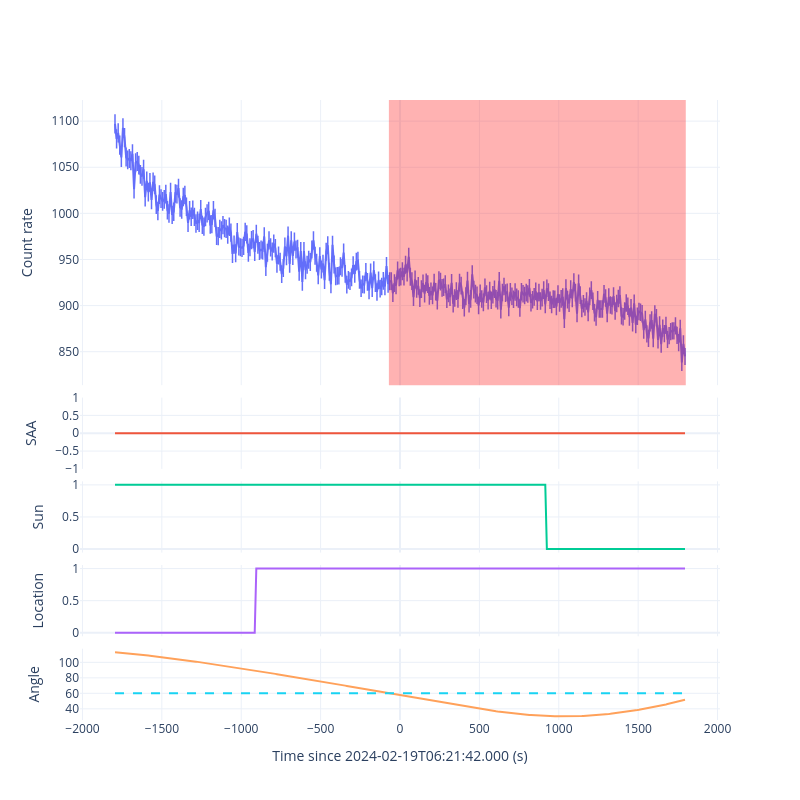
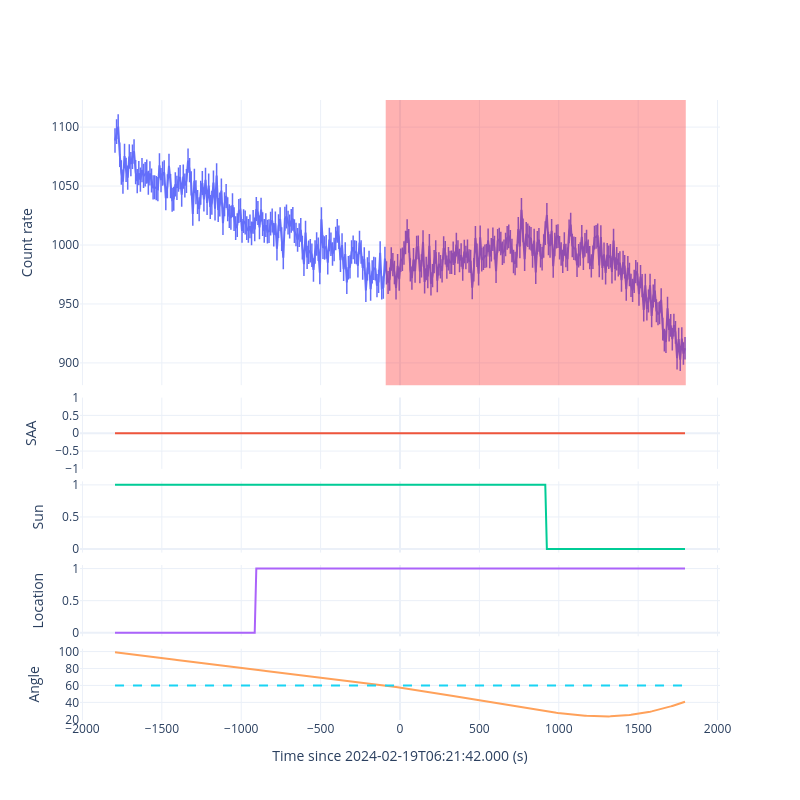
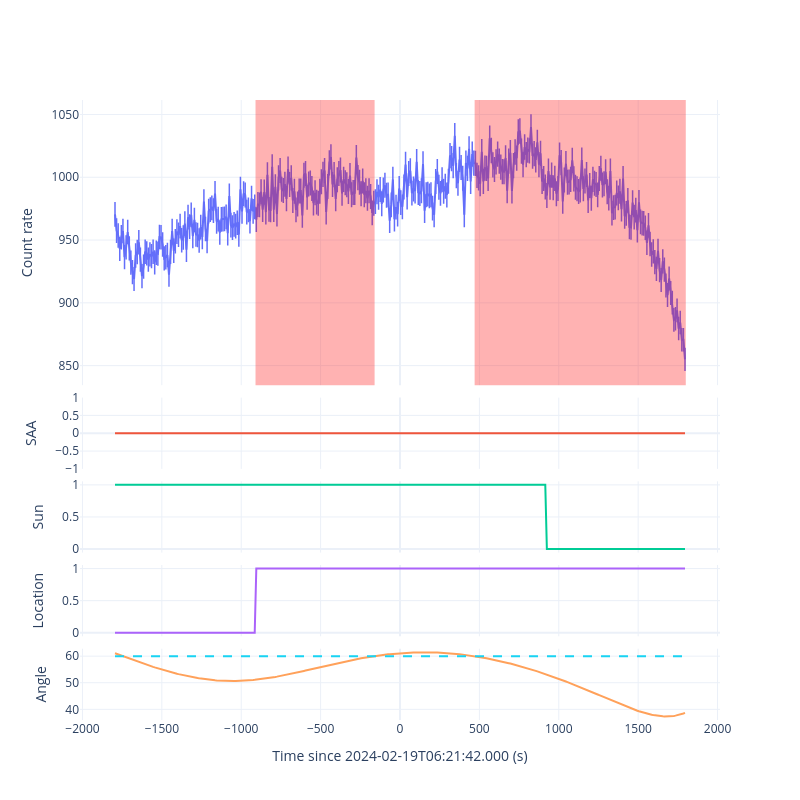
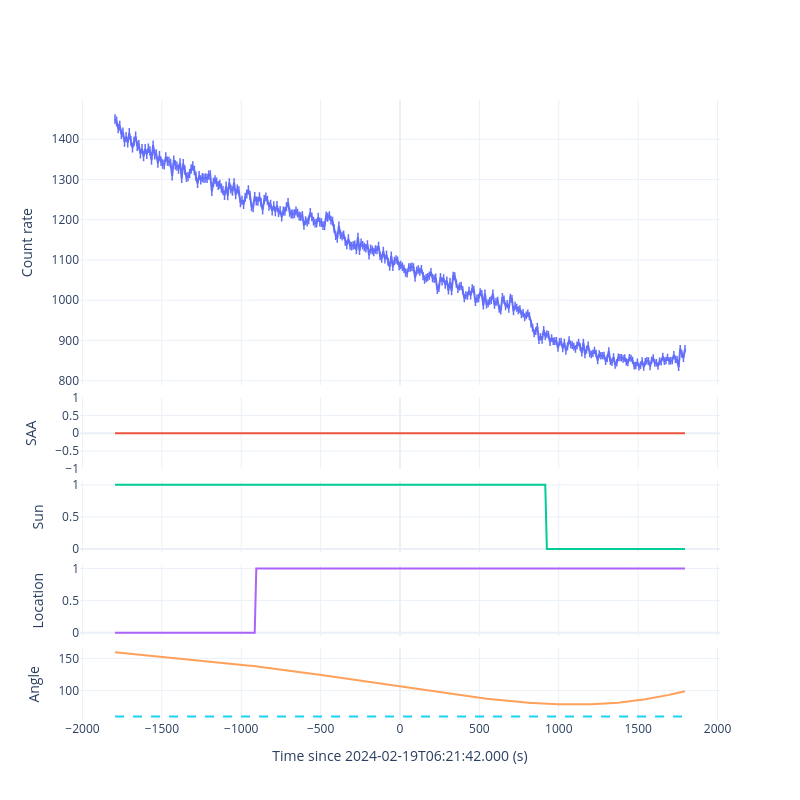

Write notebook code for charts like these, in order.
### Code cell
gbm_geo = gbmGeometry(file=gbm_rtv.rtv_res['poshist'])

for det in ['n0', 'n1', 'n2', 'n3', 'n4', 'n5', 'n6', 'n7', 'n8', 'n9', 'na', 'nb']:
    gbm_tte = gbmTTE(gbm_rtv.rtv_res['tte'][det])
    gbm_tte.filter_time([-1800, 1800], fermi_met)
    if det[0] == 'n':
        gbm_tte.filter_energy([8, 900])
    else:
        gbm_tte.filter_energy([300, 38000])
    gbm_tte.lc_binsize = 10

    gbm_saa = gbm_geo.get_saa_passage(met=gbm_tte.lc_time + gbm_tte.timezero)
    gbm_sun = gbm_geo.get_sun_visible(met=gbm_tte.lc_time + gbm_tte.timezero)
    gbm_loc = gbm_geo.get_location_visible(
        ra=80.016, dec=25.541, met=gbm_tte.lc_time + gbm_tte.timezero
    )
    gbm_ang = gbm_geo.get_detector_angle(
        ra=80.016, dec=25.541, det=det, met=gbm_tte.lc_time + gbm_tte.timezero
    )

    roi_list = []
    for i in range(len(gbm_tte.lc_time)):
        if not gbm_saa[i] and gbm_loc[i] and gbm_ang[i] < 60:
            roi_list.append(gbm_tte.lc_bin_list[i])
    roi_list = union(roi_list)

    print(format_message(f'extract light curve for {det}'))

    fig = make_subplots(
        rows=5,
        cols=1,
        row_heights=[0.8, 0.2, 0.2, 0.2, 0.2],
        shared_xaxes=True,
        horizontal_spacing=0,
        vertical_spacing=0.02,
    )

    lc = go.Scatter(
        x=gbm_tte.lc_time,
        y=gbm_tte.lc_src_rate,
        mode='lines+markers',
        name='lightcurve',
        showlegend=False,
        error_y=dict(type='data', array=gbm_tte.lc_src_rate_err, thickness=1.5, width=0),
        marker=dict(symbol='cross-thin', size=0),
    )
    fig.add_trace(lc, row=1, col=1)

    for roi in roi_list:
        fig.add_vrect(
            x0=roi[0], x1=roi[1], fillcolor='red', opacity=0.3, line_width=0, row=1, col=1
        )

    saa = go.Scatter(
        x=gbm_tte.lc_time, y=gbm_saa.astype(int), mode='lines', name='SAA passage', showlegend=False
    )
    fig.add_trace(saa, row=2, col=1)

    sun = go.Scatter(
        x=gbm_tte.lc_time, y=gbm_sun.astype(int), mode='lines', name='sun visible', showlegend=False
    )
    fig.add_trace(sun, row=3, col=1)

    loc = go.Scatter(
        x=gbm_tte.lc_time,
        y=gbm_loc.astype(int),
        mode='lines',
        name='location visible',
        showlegend=False,
    )
    fig.add_trace(loc, row=4, col=1)

    ang = go.Scatter(
        x=gbm_tte.lc_time, y=gbm_ang, mode='lines', name='detector angle', showlegend=False
    )
    a60 = go.Scatter(
        x=gbm_tte.lc_time,
        y=[60] * len(gbm_tte.lc_time),
        mode='lines',
        showlegend=False,
        line=dict(width=2, dash='dash'),
    )
    fig.add_trace(ang, row=5, col=1)
    fig.add_trace(a60, row=5, col=1)

    fig.update_xaxes(title_text=f'Time since {gbm_tte.timezero_utc} (s)', row=5, col=1)
    fig.update_yaxes(title_text='Count rate', row=1, col=1)
    fig.update_yaxes(title_text='SAA', row=2, col=1)
    fig.update_yaxes(title_text='Sun', row=3, col=1)
    fig.update_yaxes(title_text='Location', row=4, col=1)
    fig.update_yaxes(title_text='Angle', row=5, col=1)
    fig.update_layout(template='plotly_white', height=800, width=800)
    fig.update_layout(legend=dict(x=1, y=1, xanchor='right', yanchor='bottom'))

    fig.show()

### Figure 1 — Plotly figure (JSON) as saved in the notebook; plotly's stock layout.template omitted (floating-point values rounded to 4 significant figures; data arrays with more than 128 entries replaced by an {"elided": "..."} marker saying what was removed)
{"data": [{"error_y": {"array": {"elided": "360 float values"}, "thickness": 1.5, "type": "data", "width": 0}, "marker": {"size": 0, "symbol": "cross-thin"}, "mode": "lines+markers", "name": "lightcurve", "showlegend": false, "type": "scatter", "x": {"elided": "360 float values"}, "xaxis": "x", "y": {"elided": "360 float values"}, "yaxis": "y"}, {"mode": "lines", "name": "SAA passage", "showlegend": false, "type": "scatter", "x": {"elided": "360 float values"}, "xaxis": "x2", "y": {"elided": "360 int values"}, "yaxis": "y2"}, {"mode": "lines", "name": "sun visible", "showlegend": false, "type": "scatter", "x": {"elided": "360 float values"}, "xaxis": "x3", "y": {"elided": "360 int values"}, "yaxis": "y3"}, {"mode": "lines", "name": "location visible", "showlegend": false, "type": "scatter", "x": {"elided": "360 float values"}, "xaxis": "x4", "y": {"elided": "360 int values"}, "yaxis": "y4"}, {"mode": "lines", "name": "detector angle", "showlegend": false, "type": "scatter", "x": {"elided": "360 float values"}, "xaxis": "x5", "y": {"elided": "360 float values"}, "yaxis": "y5"}, {"line": {"dash": "dash", "width": 2}, "mode": "lines", "showlegend": false, "type": "scatter", "x": {"elided": "360 float values"}, "xaxis": "x5", "y": {"elided": "360 int values"}, "yaxis": "y5"}], "layout": {"height": 800, "legend": {"x": 1, "xanchor": "right", "y": 1, "yanchor": "bottom"}, "shapes": [{"fillcolor": "red", "line": {"width": 0}, "opacity": 0.3, "type": "rect", "x0": -70, "x1": 1800, "xref": "x", "y0": 0, "y1": 1, "yref": "y domain"}], "width": 800, "xaxis": {"anchor": "y", "domain": [0, 1], "matches": "x5", "showticklabels": false}, "xaxis2": {"anchor": "y2", "domain": [0, 1], "matches": "x5", "showticklabels": false}, "xaxis3": {"anchor": "y3", "domain": [0, 1], "matches": "x5", "showticklabels": false}, "xaxis4": {"anchor": "y4", "domain": [0, 1], "matches": "x5", "showticklabels": false}, "xaxis5": {"anchor": "y5", "domain": [0, 1], "title": {"text": "Time since 2024-02-19T06:21:42.000 (s)"}}, "yaxis": {"anchor": "x", "domain": [0.54, 1], "title": {"text": "Count rate"}}, "yaxis2": {"anchor": "x2", "domain": [0.405, 0.52], "title": {"text": "SAA"}}, "yaxis3": {"anchor": "x3", "domain": [0.27, 0.385], "title": {"text": "Sun"}}, "yaxis4": {"anchor": "x4", "domain": [0.135, 0.25], "title": {"text": "Location"}}, "yaxis5": {"anchor": "x5", "domain": [0, 0.115], "title": {"text": "Angle"}}}}

### Figure 2 — Plotly figure (JSON) as saved in the notebook; plotly's stock layout.template omitted (floating-point values rounded to 4 significant figures; data arrays with more than 128 entries replaced by an {"elided": "..."} marker saying what was removed)
{"data": [{"error_y": {"array": {"elided": "360 float values"}, "thickness": 1.5, "type": "data", "width": 0}, "marker": {"size": 0, "symbol": "cross-thin"}, "mode": "lines+markers", "name": "lightcurve", "showlegend": false, "type": "scatter", "x": {"elided": "360 float values"}, "xaxis": "x", "y": {"elided": "360 float values"}, "yaxis": "y"}, {"mode": "lines", "name": "SAA passage", "showlegend": false, "type": "scatter", "x": {"elided": "360 float values"}, "xaxis": "x2", "y": {"elided": "360 int values"}, "yaxis": "y2"}, {"mode": "lines", "name": "sun visible", "showlegend": false, "type": "scatter", "x": {"elided": "360 float values"}, "xaxis": "x3", "y": {"elided": "360 int values"}, "yaxis": "y3"}, {"mode": "lines", "name": "location visible", "showlegend": false, "type": "scatter", "x": {"elided": "360 float values"}, "xaxis": "x4", "y": {"elided": "360 int values"}, "yaxis": "y4"}, {"mode": "lines", "name": "detector angle", "showlegend": false, "type": "scatter", "x": {"elided": "360 float values"}, "xaxis": "x5", "y": {"elided": "360 float values"}, "yaxis": "y5"}, {"line": {"dash": "dash", "width": 2}, "mode": "lines", "showlegend": false, "type": "scatter", "x": {"elided": "360 float values"}, "xaxis": "x5", "y": {"elided": "360 int values"}, "yaxis": "y5"}], "layout": {"height": 800, "legend": {"x": 1, "xanchor": "right", "y": 1, "yanchor": "bottom"}, "shapes": [{"fillcolor": "red", "line": {"width": 0}, "opacity": 0.3, "type": "rect", "x0": -90, "x1": 1800, "xref": "x", "y0": 0, "y1": 1, "yref": "y domain"}], "width": 800, "xaxis": {"anchor": "y", "domain": [0, 1], "matches": "x5", "showticklabels": false}, "xaxis2": {"anchor": "y2", "domain": [0, 1], "matches": "x5", "showticklabels": false}, "xaxis3": {"anchor": "y3", "domain": [0, 1], "matches": "x5", "showticklabels": false}, "xaxis4": {"anchor": "y4", "domain": [0, 1], "matches": "x5", "showticklabels": false}, "xaxis5": {"anchor": "y5", "domain": [0, 1], "title": {"text": "Time since 2024-02-19T06:21:42.000 (s)"}}, "yaxis": {"anchor": "x", "domain": [0.54, 1], "title": {"text": "Count rate"}}, "yaxis2": {"anchor": "x2", "domain": [0.405, 0.52], "title": {"text": "SAA"}}, "yaxis3": {"anchor": "x3", "domain": [0.27, 0.385], "title": {"text": "Sun"}}, "yaxis4": {"anchor": "x4", "domain": [0.135, 0.25], "title": {"text": "Location"}}, "yaxis5": {"anchor": "x5", "domain": [0, 0.115], "title": {"text": "Angle"}}}}

### Figure 3 — Plotly figure (JSON) as saved in the notebook; plotly's stock layout.template omitted (floating-point values rounded to 4 significant figures; data arrays with more than 128 entries replaced by an {"elided": "..."} marker saying what was removed)
{"data": [{"error_y": {"array": {"elided": "360 float values"}, "thickness": 1.5, "type": "data", "width": 0}, "marker": {"size": 0, "symbol": "cross-thin"}, "mode": "lines+markers", "name": "lightcurve", "showlegend": false, "type": "scatter", "x": {"elided": "360 float values"}, "xaxis": "x", "y": {"elided": "360 float values"}, "yaxis": "y"}, {"mode": "lines", "name": "SAA passage", "showlegend": false, "type": "scatter", "x": {"elided": "360 float values"}, "xaxis": "x2", "y": {"elided": "360 int values"}, "yaxis": "y2"}, {"mode": "lines", "name": "sun visible", "showlegend": false, "type": "scatter", "x": {"elided": "360 float values"}, "xaxis": "x3", "y": {"elided": "360 int values"}, "yaxis": "y3"}, {"mode": "lines", "name": "location visible", "showlegend": false, "type": "scatter", "x": {"elided": "360 float values"}, "xaxis": "x4", "y": {"elided": "360 int values"}, "yaxis": "y4"}, {"mode": "lines", "name": "detector angle", "showlegend": false, "type": "scatter", "x": {"elided": "360 float values"}, "xaxis": "x5", "y": {"elided": "360 float values"}, "yaxis": "y5"}, {"line": {"dash": "dash", "width": 2}, "mode": "lines", "showlegend": false, "type": "scatter", "x": {"elided": "360 float values"}, "xaxis": "x5", "y": {"elided": "360 int values"}, "yaxis": "y5"}], "layout": {"height": 800, "legend": {"x": 1, "xanchor": "right", "y": 1, "yanchor": "bottom"}, "shapes": [{"fillcolor": "red", "line": {"width": 0}, "opacity": 0.3, "type": "rect", "x0": -910, "x1": -160, "xref": "x", "y0": 0, "y1": 1, "yref": "y domain"}, {"fillcolor": "red", "line": {"width": 0}, "opacity": 0.3, "type": "rect", "x0": 470, "x1": 1800, "xref": "x", "y0": 0, "y1": 1, "yref": "y domain"}], "width": 800, "xaxis": {"anchor": "y", "domain": [0, 1], "matches": "x5", "showticklabels": false}, "xaxis2": {"anchor": "y2", "domain": [0, 1], "matches": "x5", "showticklabels": false}, "xaxis3": {"anchor": "y3", "domain": [0, 1], "matches": "x5", "showticklabels": false}, "xaxis4": {"anchor": "y4", "domain": [0, 1], "matches": "x5", "showticklabels": false}, "xaxis5": {"anchor": "y5", "domain": [0, 1], "title": {"text": "Time since 2024-02-19T06:21:42.000 (s)"}}, "yaxis": {"anchor": "x", "domain": [0.54, 1], "title": {"text": "Count rate"}}, "yaxis2": {"anchor": "x2", "domain": [0.405, 0.52], "title": {"text": "SAA"}}, "yaxis3": {"anchor": "x3", "domain": [0.27, 0.385], "title": {"text": "Sun"}}, "yaxis4": {"anchor": "x4", "domain": [0.135, 0.25], "title": {"text": "Location"}}, "yaxis5": {"anchor": "x5", "domain": [0, 0.115], "title": {"text": "Angle"}}}}

### Figure 4 — Plotly figure (JSON) as saved in the notebook; plotly's stock layout.template omitted (floating-point values rounded to 4 significant figures; data arrays with more than 128 entries replaced by an {"elided": "..."} marker saying what was removed)
{"data": [{"error_y": {"array": {"elided": "360 float values"}, "thickness": 1.5, "type": "data", "width": 0}, "marker": {"size": 0, "symbol": "cross-thin"}, "mode": "lines+markers", "name": "lightcurve", "showlegend": false, "type": "scatter", "x": {"elided": "360 float values"}, "xaxis": "x", "y": {"elided": "360 float values"}, "yaxis": "y"}, {"mode": "lines", "name": "SAA passage", "showlegend": false, "type": "scatter", "x": {"elided": "360 float values"}, "xaxis": "x2", "y": {"elided": "360 int values"}, "yaxis": "y2"}, {"mode": "lines", "name": "sun visible", "showlegend": false, "type": "scatter", "x": {"elided": "360 float values"}, "xaxis": "x3", "y": {"elided": "360 int values"}, "yaxis": "y3"}, {"mode": "lines", "name": "location visible", "showlegend": false, "type": "scatter", "x": {"elided": "360 float values"}, "xaxis": "x4", "y": {"elided": "360 int values"}, "yaxis": "y4"}, {"mode": "lines", "name": "detector angle", "showlegend": false, "type": "scatter", "x": {"elided": "360 float values"}, "xaxis": "x5", "y": {"elided": "360 float values"}, "yaxis": "y5"}, {"line": {"dash": "dash", "width": 2}, "mode": "lines", "showlegend": false, "type": "scatter", "x": {"elided": "360 float values"}, "xaxis": "x5", "y": {"elided": "360 int values"}, "yaxis": "y5"}], "layout": {"height": 800, "legend": {"x": 1, "xanchor": "right", "y": 1, "yanchor": "bottom"}, "width": 800, "xaxis": {"anchor": "y", "domain": [0, 1], "matches": "x5", "showticklabels": false}, "xaxis2": {"anchor": "y2", "domain": [0, 1], "matches": "x5", "showticklabels": false}, "xaxis3": {"anchor": "y3", "domain": [0, 1], "matches": "x5", "showticklabels": false}, "xaxis4": {"anchor": "y4", "domain": [0, 1], "matches": "x5", "showticklabels": false}, "xaxis5": {"anchor": "y5", "domain": [0, 1], "title": {"text": "Time since 2024-02-19T06:21:42.000 (s)"}}, "yaxis": {"anchor": "x", "domain": [0.54, 1], "title": {"text": "Count rate"}}, "yaxis2": {"anchor": "x2", "domain": [0.405, 0.52], "title": {"text": "SAA"}}, "yaxis3": {"anchor": "x3", "domain": [0.27, 0.385], "title": {"text": "Sun"}}, "yaxis4": {"anchor": "x4", "domain": [0.135, 0.25], "title": {"text": "Location"}}, "yaxis5": {"anchor": "x5", "domain": [0, 0.115], "title": {"text": "Angle"}}}}
